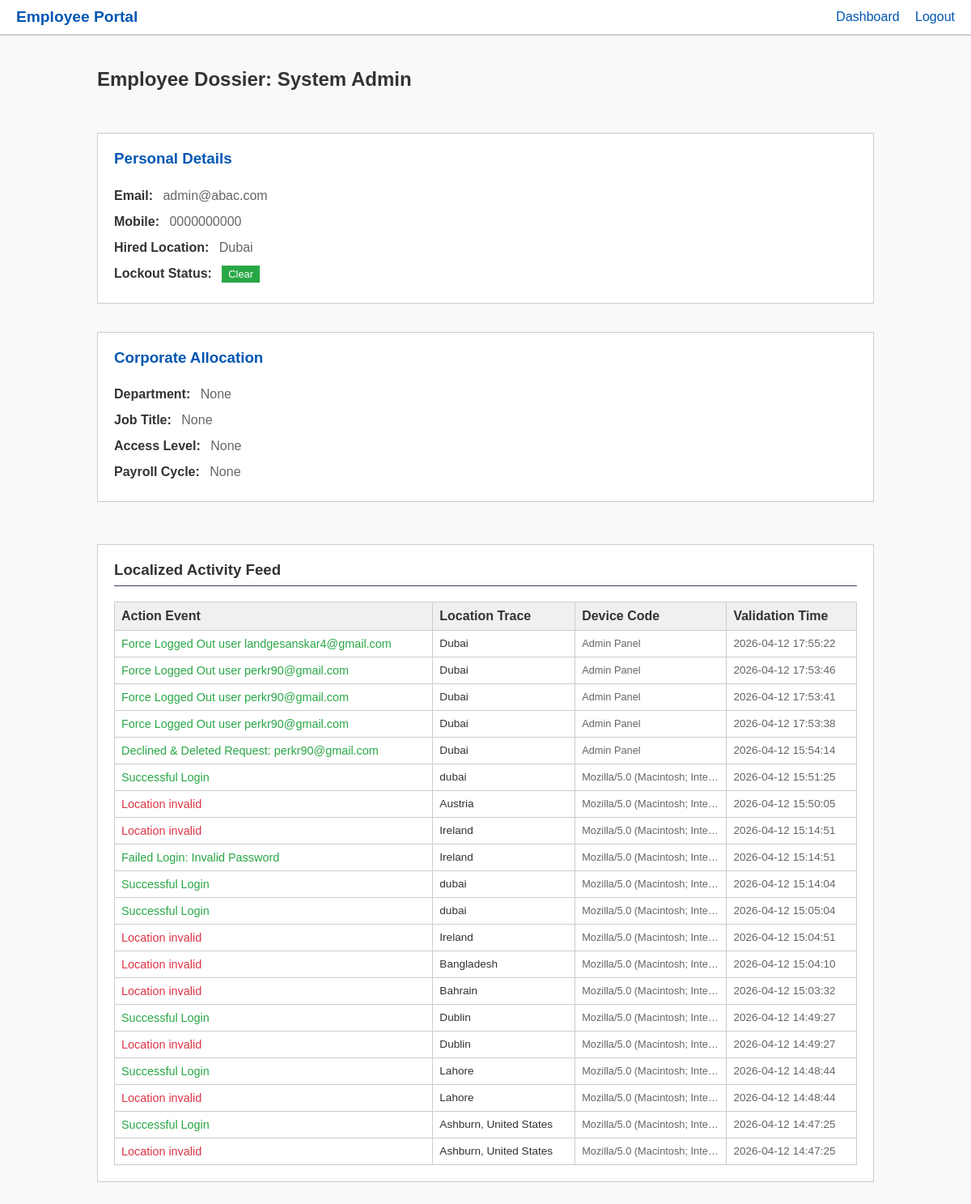
The page /admin/view_employee/1 (signed in) on the database as committed earlier.
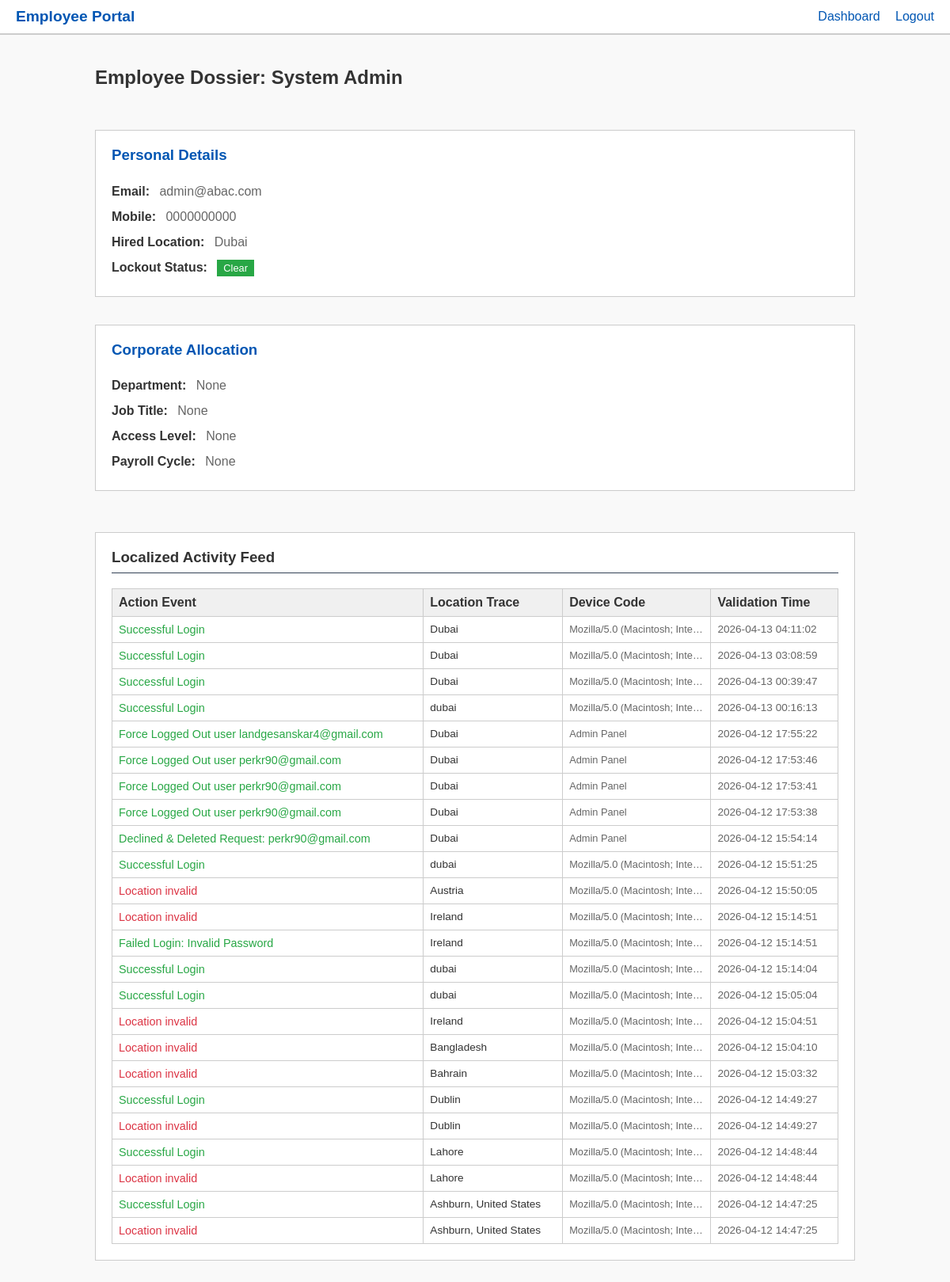
The same page on the database as committed later.
### models.py (models this page shows)
class User(db.Model):
    id = db.Column(db.Integer, primary_key=True)
    first_name = db.Column(db.String(50), nullable=False)
    last_name = db.Column(db.String(50), nullable=False)
    email = db.Column(db.String(120), unique=True, nullable=False)
    mobile = db.Column(db.String(20), nullable=False)
    department = db.Column(db.String(50))
    access_required = db.Column(db.String(100))
    location = db.Column(db.String(100), nullable=False)
    job_title = db.Column(db.String(50))
    payroll = db.Column(db.String(50))
    password = db.Column(db.String(255), nullable=True)
    password_token = db.Column(db.String(100), nullable=True)
    is_first_login = db.Column(db.Boolean, default=True)
    is_approved = db.Column(db.Boolean, default=False)
    role = db.Column(db.String(10), default='User') # 'User' or 'Admin'
    failed_attempts = db.Column(db.Integer, default=0)
    is_locked = db.Column(db.Boolean, default=False)
    lockout_timestamp = db.Column(db.DateTime, nullable=True)
    force_logout = db.Column(db.Boolean, default=False)

class ActivityLog(db.Model):
    id = db.Column(db.Integer, primary_key=True)
    user_id = db.Column(db.Integer, db.ForeignKey('user.id'), nullable=False)
    action = db.Column(db.String(100), nullable=False)
    device = db.Column(db.String(255))
    location = db.Column(db.String(100))
    timestamp = db.Column(db.DateTime, default=get_ireland_time)
    user = db.relationship('User', backref=db.backref('activities', lazy=True))

### app.py (the view)
@app.route('/admin/view_employee/<int:id>', methods=['GET'])
def view_employee(id):
    if 'user_id' not in session: return redirect(url_for('login'))
    admin = User.query.get(session['user_id'])
    if admin.role != 'Admin': return redirect(url_for('index'))
    emp = User.query.get_or_404(id)
    activities = ActivityLog.query.filter_by(user_id=emp.id).order_by(ActivityLog.timestamp.desc()).all()
    return render_template('admin_view_employee.html', emp=emp, activities=activities)

### templates/admin_view_employee.html (shortened to what this page needs)
{% extends "base.html" %}
{% block content %}
<div style="display: flex; justify-content: space-between; align-items: center; margin-bottom: 2rem;">
    <h2>Employee Dossier: {{ emp.first_name }} {{ emp.last_name }} {% if not emp.is_approved %}<span class="badge badge-warning">PENDING APPROVAL</span>{% endif %}</h2>
</div>
<div class="grid">
    <div class="card">
        <h3 style="margin-top: 0; color: var(--primary);">Personal Details</h3>
        <ul style="list-style: none; padding: 0; margin: 0; color: var(--text-muted); line-height: 2;">
            <li><strong style="margin-right: 0.5rem; color: var(--text);">Email:</strong> {{ emp.email }}</li>
            <li><strong style="margin-right: 0.5rem; color: var(--text);">Mobile:</strong> {{ emp.mobile }}</li>
            <li><strong style="margin-right: 0.5rem; color: var(--text);">Hired Location:</strong> {{ emp.location }}</li>
            <li><strong style="margin-right: 0.5rem; color: var(--text);">Lockout Status:</strong>
                {% if emp.is_locked %}
                <span class="badge badge-danger">LOCKED</span>
                {% else %}
                <span class="badge badge-success">Clear</span>
                {% endif %}
            </li>
        </ul>
    </div>
    <div class="card">
        <h3 style="margin-top: 0; color: var(--primary);">Corporate Allocation</h3>
        <ul style="list-style: none; padding: 0; margin: 0; color: var(--text-muted); line-height: 2;">
            <li><strong style="margin-right: 0.5rem; color: var(--text);">Department:</strong> {{ emp.department }}</li>
            <li><strong style="margin-right: 0.5rem; color: var(--text);">Job Title:</strong> {{ emp.job_title }}</li>
            <li><strong style="margin-right: 0.5rem; color: var(--text);">Access Level:</strong> {{ emp.access_required }}</li>
            <li><strong style="margin-right: 0.5rem; color: var(--text);">Payroll Cycle:</strong> {{ emp.payroll }}</li>
        </ul>
    </div>
</div>
<div class="card" style="margin-top: 2rem;">
    <h3 style="margin-top: 0; border-bottom: 1px solid #334155; padding-bottom: 0.5rem;">Localized Activity Feed</h3>
    {% if activities %}
    <table style="margin-top: 1rem;">
        <thead>
            <tr>
                <th>Action Event</th>
                <th>Location Trace</th>
                <th>Device Code</th>
                <th>Validation Time</th>
            </tr>
        </thead>
        <tbody>
            {% for log in activities %}
            <tr>
                <td style="{% if 'FAILED' in log.action or 'LOCKED OUT' in log.action or 'invalid' in log.action or 'IDENTIFIED' in log.action %}color: var(--danger);{% elif 'Warning' in log.action %}color: var(--warning);{% else %}color: var(--success);{% endif %} font-weight: 500; font-size: 0.9rem;">
                    {{ log.action }}
                </td>
                <td style="font-size: 0.85rem;">{{ log.location }}</td>
                <td style="font-size: 0.8rem; color: var(--text-muted); max-width: 150px; overflow: hidden; text-overflow: ellipsis; white-space: nowrap;">
                    {{ log.device }}
                </td>
                <td style="font-size: 0.85rem; color: var(--text-muted);">{{ log.timestamp.strftime('%Y-%m-%d %H:%M:%S') }}</td>
            </tr>
            {% endfor %}
        </tbody>
    </table>
    {% else %}
    <p style="color: var(--text-muted);">No activity data exists for this user.</p>
    {% endif %}
</div>
{% endblock %}

### templates/base.html (shortened to what this page needs)
<!DOCTYPE html>
<html lang="en">
<head>
    <link rel="stylesheet" href="{{ url_for('static', filename='styles.css') }}">
</head>
<body>
    <nav class="navbar">
        <a href="{{ url_for('index') }}" class="navbar-brand">Employee Portal</a>
        <div class="navbar-nav">
            {% if session.user_id %}
                <a href="{{ url_for('index') }}">Dashboard</a>
                <a href="{{ url_for('logout') }}">Logout</a>
            {% endif %}
        </div>
    </nav>
    <div class="container">
        {% block content %}{% endblock %}
    </div>
</body>
</html>

### static/styles.css (style rules this page uses)
:root { --primary: #0056b3; --primary-hover: #004085; --bg: #f9f9f9; --surface: #ffffff; --surface-hover: #e2e8f0; --text: #333333; --text-muted: #666666; --danger: #dc3545; --success: #28a745; --warning: #ffc107; }
body { margin: 0; font-family: Arial, sans-serif; background-color: #f9f9f9; color: #333333; min-height: 100vh; display: flex; flex-direction: column; }
.navbar { background-color: #ffffff; padding: 10px 20px; display: flex; justify-content: space-between; align-items: center; border-bottom: 2px solid #ccc; }
.navbar-brand { font-size: 1.2rem; font-weight: bold; color: #0056b3; text-decoration: none; }
.navbar-nav a { color: #0056b3; text-decoration: none; margin-left: 15px; }
.container { flex: 1; max-width: 1000px; margin: 0 auto; padding: 20px; width: 100%; box-sizing: border-box; }
.card { background: #ffffff; border: 1px solid #ccc; padding: 20px; margin-bottom: 20px; }
.grid { display: grid; grid-template-columns: 1fr; gap: 15px; }
table { width: 100%; border-collapse: collapse; margin-top: 10px; }
th, td { padding: 8px; text-align: left; border: 1px solid #ccc; }
th { background-color: #f0f0f0; font-weight: bold; }
.badge { padding: 3px 8px; border: 1px solid #ccc; font-size: 0.8rem; background-color: #eee; color: #000; }
.badge-success { background-color: #28a745; color: white; border: none; }

Rows that differ between the two databases and show on the page:
added ActivityLog: action "Successful Login", location "Dubai", device "Mozilla/5.0 (Macintosh; Inte…", timestamp "2026-04-13 04:11:02"
added ActivityLog: action "Successful Login", location "Dubai", device "Mozilla/5.0 (Macintosh; Inte…", timestamp "2026-04-13 03:08:59"
added ActivityLog: action "Successful Login", location "Dubai", device "Mozilla/5.0 (Macintosh; Inte…", timestamp "2026-04-13 00:39:47"
added ActivityLog: action "Successful Login", location "dubai", device "Mozilla/5.0 (Macintosh; Inte…", timestamp "2026-04-13 00:16:13"
